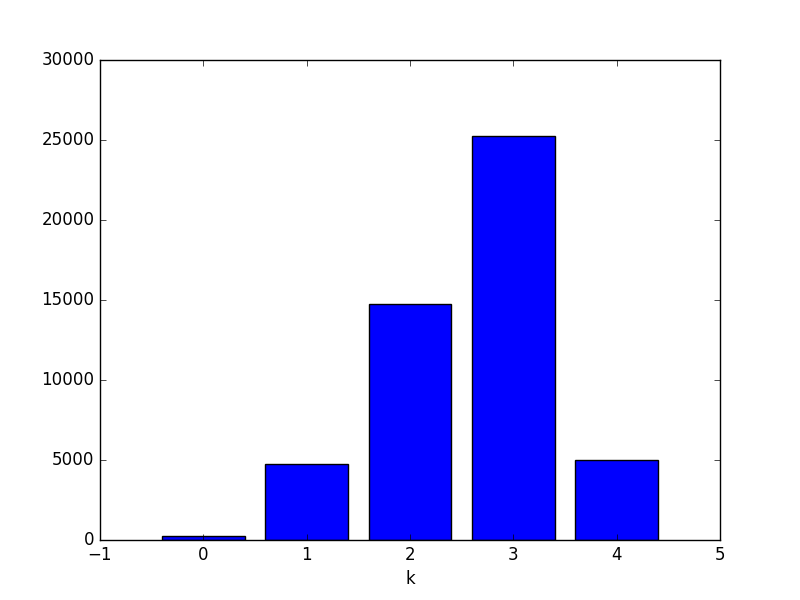

Reproduce this figure in Python.
import random
import pylab
def reject_finite(Pi):
        "Pi is the collection of probabilities of all possible events"
        Pi_max=max(Pi)
        K=len(Pi)
        while True:
                k=nran(1, K)
                Upsilon=random.uniform(0, Pi_max)
                if Upsilon<=Pi[k-1]: return k-1

Z=[0.005, 0.095, 0.3, 0.5, 0.1]
print(sum(Z))
K=len(Z)
l=[]

for i in range(1, 50001):
        l+=[reject_finite(Z), ]
L=[l.count(i) for i in range(K)]

pylab.bar(range(K), L, align="center")
pylab.xlabel("k")
pylab.show()
